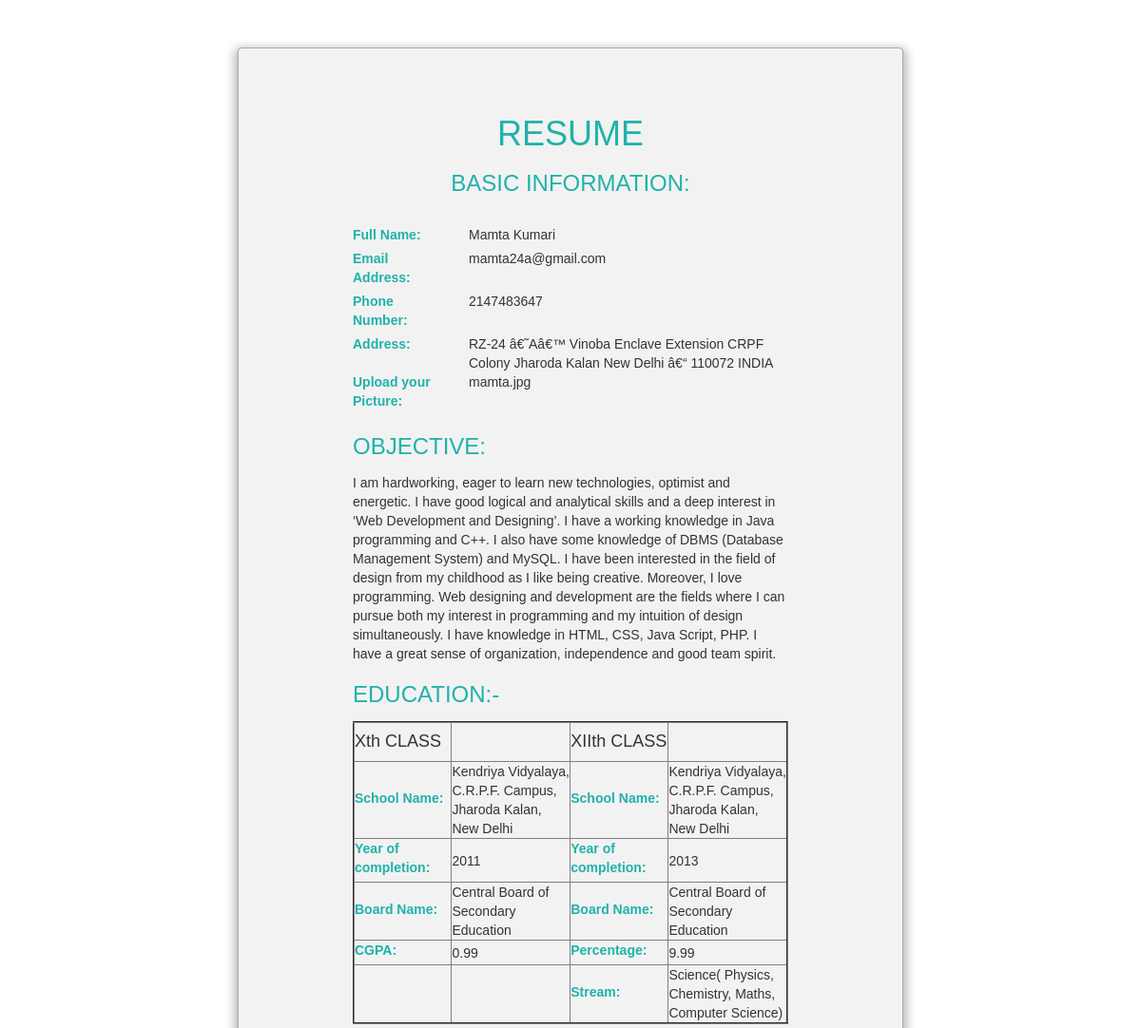
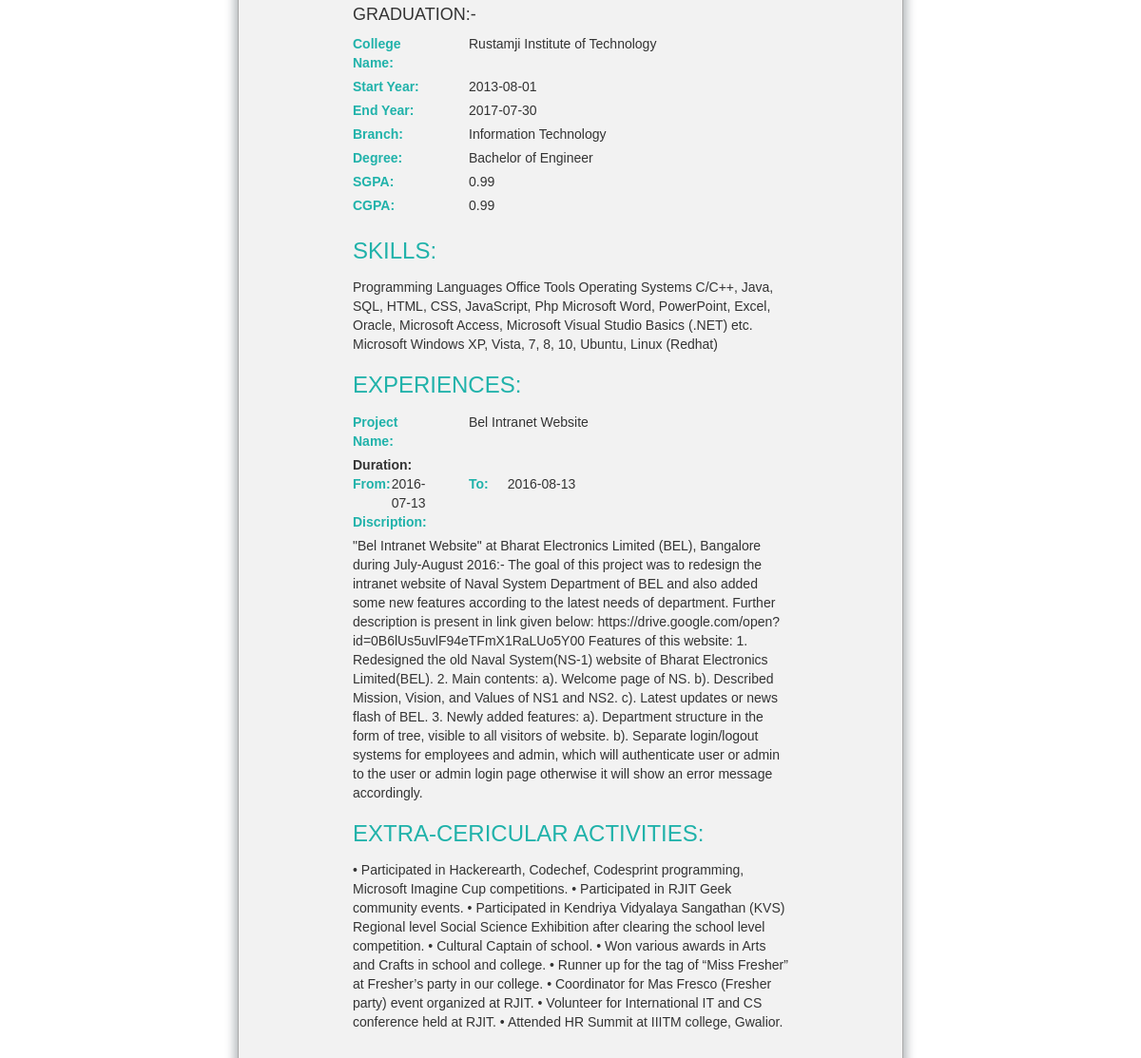
Page /loginmodal/student/resume/resumeout.php (signed in) on the committed database (2 pictures, top to bottom).
### tables this page shows
CREATE TABLE IF NOT EXISTS `rsmtbl2` (
  `name` varchar(20) DEFAULT NULL,
  `email` varchar(50) NOT NULL DEFAULT '',
  `phno` varchar(13) DEFAULT NULL,
  `address` varchar(200) DEFAULT NULL,
  `objc` longblob,
  `sculnm` varchar(100) DEFAULT NULL,
  `yrofcomp` int(11) DEFAULT NULL,
  `bn` varchar(100) DEFAULT NULL,
  `cgpa` float(2,2) DEFAULT NULL,
  `sn` varchar(100) DEFAULT NULL,
  `yoc` int(11) DEFAULT NULL,
  `bn2` varchar(100) DEFAULT NULL,
  `stream` varchar(100) DEFAULT NULL,
  `prcnt` decimal(3,2) DEFAULT NULL,
  `cn` varchar(100) DEFAULT NULL,
  `sy` date DEFAULT NULL,
  `ey` date DEFAULT NULL,
  `branch` varchar(30) DEFAULT NULL,
  `degree` varchar(20) DEFAULT NULL,
  `sgpa` decimal(2,2) DEFAULT NULL,
  `cgpa3` decimal(2,2) DEFAULT NULL,
  `skills` longblob,
  `pn` varchar(20) DEFAULT NULL,
  `frm` date DEFAULT NULL,
  `too` date DEFAULT NULL,
  `disc` longtext,
  `eca` longblob,
  `img` text NOT NULL,
  `backlog` varchar(20) NOT NULL,
  `qualities` varchar(500) NOT NULL
);

### loginmodal/student/resume/resumeout.php (the view, shortened to what this page needs)
<?php
if(!isset($_SESSION['email']))
{
 header("location:login.php");
}
else {
?>
<!DOCTYPE html>
<html lang="en">
  <head>
    <link href="bootstrap.min.css" rel="stylesheet">
    </head>
  <body>
      <div id="outline">
    <?php
        $con=mysql_connect("localhost","root","");
        $sql="SELECT * FROM rsmtbl2 WHERE email='".$_SESSION['email']."'";
        $myData = mysql_query($sql,$con);
		 while($record = mysql_fetch_array($myData)){
             $name = $record['name'];
             $email = $record['email'];
			 $phno = $record['phno'];
		     $address = $record['address'];
			 $objc = $record['objc'];
		     $sculnm = $record['sculnm'];
			 $yrofcomp = $record['yrofcomp'];
		     $bn = $record['bn'];
			 $cgpa = $record['cgpa'];
			 $sn = $record['sn'];
			 $yoc = $record['yoc'];
			 $bn2 = $record['bn2'];
		     $stream = $record['stream'];
		     $prcnt = $record['prcnt'];
			 $cn = $record['cn'];
		     $sy = $record['sy'];
			 $ey = $record['ey'];
		     $branch = $record['branch'];
		     $degree = $record['degree'];
	    	 $sgpa = $record['sgpa'];
			 $skills = $record['skills'];
		     $pn = $record['pn'];
			 $frm = $record['frm'];
		     $too = $record['too'];
		     $disc = $record['disc'];
		     $eca = $record['eca'];
		     $img = $record['img'];
        ?>
       <h1 style="color:lightseagreen" align="center"><br>RESUME</h1>
	    <h3 style="color:lightseagreen" align="center">BASIC INFORMATION:</h3><br>
  <div class="row">
  <div class="col-sm-3"><label>Full Name:</label></div><div class="col-sm-9"><?php echo $name; ?></div>
  </div>
<div class="row">
  <div class="col-sm-3"><label>Email Address:</label></div><div class="col-sm-9"><?php echo $email; ?></div>
  </div><div class="row">
  <div class="col-sm-3"><label>Phone Number:</label></div><div class="col-sm-9"><?php echo $phno; ?></div>
  </div><div class="row">
  <div class="col-sm-3"><label>Address:</label></div><div class="col-sm-9"><?php echo $address; ?></div>
  </div><div class="row">
 <div class="col-sm-3"><label>Upload your Picture:</label></div><div class="col-sm-9"><?php echo $img; ?></div>
  </div>
  <div class="row">
  <div class="col-sm-12"><label style="color:lightseagreen"><h3>OBJECTIVE:</h3></label></div>
  <div class="col-sm-12"><?php echo $objc; ?></div>
  </div>
			<tr><td><label><h3 style="color:lightseagreen">EDUCATION:-</h3></label></td></tr>
		  <table border="2" > <col width="140"><col width="220"><col width="140"><col width="220">
		   <tr><td><h4>Xth CLASS</h4></td><td></td> <td><h4>XIIth CLASS</h4></td><td></td></tr>
		   <tr><td><label>School Name:</label></td><td><?php echo $sculnm; ?><br></td>  <td><label>School Name:</label></td><td><?php echo $sn; ?><br></td></tr>
		   <tr><td><label>Year of completion:</label></td><td><?php echo $yrofcomp;?></td>  <td><label>Year of completion:</label></td><td><?php echo $yoc; ?></td></tr>
           <tr><td><label>Board Name:</label></td><td><?php echo $bn; ?></td><td><label>Board Name:</label></td><td><?php echo $bn2; ?><br></td></tr>
            <tr><td><label>CGPA:</label></td><td><?php echo $cgpa; ?></td>
		   <td> <label>Percentage:</label></td><td><?php echo $prcnt; ?><br></td></tr>
		   <tr><td></td><td></td><td><label>Stream:</label></td><td><?php echo $stream; ?><br> </td></tr></table>
<h4>GRADUATION:-</h4>
<div class="row">
  <div class="col-sm-3"><label>College Name:</label></div><div class="col-sm-9"><?php echo $cn; ?></div>
  </div><div class="row">
  <div class="col-sm-3"><label>Start Year:&ensp;</label></div><div class="col-sm-9"><?php echo $sy; ?>&ensp;</div>
  </div><div class="row">
  <div class="col-sm-3"><label>End Year:</label></div><div class="col-sm-9"><?php echo $ey; ?></div>
  </div><div class="row">
  <div class="col-sm-3"><label>Branch:</label></div><div class="col-sm-9"><?php echo $branch; ?></div>
  </div>
  <div class="row">
  <div class="col-sm-3"><label>Degree: </label></div><div class="col-sm-9"><?php echo $degree; ?>&ensp;</div>
  </div><div class="row">
  <div class="col-sm-3"><label>SGPA:</label></div><div class="col-sm-9"><?php echo $sgpa; ?></div>
  </div><div class="row">
  <div class="col-sm-3"><label>CGPA:</label></div><div class="col-sm-9"><?php echo $cgpa; ?></div>
  </div>
  <div class="row">
  <div class="col-sm-12"><label><h3 style="color:lightseagreen">SKILLS:</h3></label></div>
  <div class="col-sm-12"> <?php echo $skills; ?></div>
  </div>
  <div class="row">
  <div class="col-sm-12"><label><h3 style="color:lightseagreen">EXPERIENCES:</h3></label></div>
  </div>
  <div class="row">
  <div class="col-sm-3"><label>Project Name:</label></div><div class="col-sm-9"><?php echo $pn; ?></div>
  </div><div class="row">
  <div class="col-sm-12"><b>Duration:</b></div>
  </div>
  <div class="row">
  <div class="col-sm-1"><label>From:</label></div><div class="col-sm-2"><?php echo $frm; ?></div>
  <div class="col-sm-1"><label>To:</label></div><div class="col-sm-8"><?php echo $too; ?></div>
  </div>
  <div class="row">
  <div class="col-sm-12"><label>Discription:</label></div>
  <div class="col-sm-12"><?php echo $disc; ?></div>
  </div>
  <div class="row">
  <div class="col-sm-12"><label><h3 style="color:lightseagreen">EXTRA-CERICULAR ACTIVITIES:</h3></label></div>
  <div class="col-sm-12"><?php echo $eca; ?></div>
  </div>
	<?php } ?>
	  </div>
  </body>
</html>
<?php } ?>

### loginmodal/student/resume/resumeout.php (style rules this page uses)
#outline { border:1px solid; border-color:darkgrey; border-radius: 5px; background-color: #f2f2f2; padding: 120px; padding-top: 10px; padding-bottom: 100px; margin:250px; margin-top:50px; margin-bottom:50px; font-family: 'Titillium Web', sans-serif; border-radius: 4px; box-shadow: 0 4px 10px 4px rgba(19, 35, 47, 0.3); }
label { color:lightseagreen }

### rows in the picture
rsmtbl2: name "Mamta Kumari", email "mamta24a@gmail.com", phno "2147483647", address "RZ-24 â€˜Aâ€™ Vinoba Enclave Extension CRPF Colony Jharoda Kalan New Delhi â€“ 110072 INDIA", img "mamta.jpg", objc "I am hardworking, eager to learn new technologies, optimist and energetic. I have good logical and analytical skills and a deep interest in ‘Web Development and Designing’. I have a working knowledge in Java programming and C++. I also have some knowledge of DBMS (Database Management System) and MySQL. I have been interested in the field of design from my childhood as I like being creative. Moreover, I love programming. Web designing and development are the fields where I can pursue both my interest in programming and my intuition of design simultaneously. I have knowledge in HTML, CSS, Java Script, PHP. I have a great sense of organization, independence and good team spirit.", sculnm "Kendriya Vidyalaya, C.R.P.F. Campus, Jharoda Kalan, New Delhi", sn "Kendriya Vidyalaya, C.R.P.F. Campus, Jharoda Kalan, New Delhi", yrofcomp "2011", yoc "2013", bn "Central Board of Secondary Education", bn2 "Central Board of Secondary Education", cgpa "0.99", prcnt "9.99", stream "Science( Physics, Chemistry, Maths, Computer Science)", cn "Rustamji Institute of Technology", sy "2013-08-01", ey "2017-07-30", branch "Information Technology", degree "Bachelor of Engineer", sgpa "0.99", skills "Programming Languages Office Tools Operating Systems C/C++, Java, SQL, HTML, CSS, JavaScript, Php Microsoft Word, PowerPoint, Excel, Oracle, Microsoft Access, Microsoft Visual Studio Basics (.NET) etc. Microsoft Windows XP, Vista, 7, 8, 10, Ubuntu, Linux (Redhat)", pn "Bel Intranet Website", frm "2016-07-13", too "2016-08-13", disc "\"Bel Intranet Website\" at Bharat Electronics Limited (BEL), Bangalore during July-August 2016:- The goal of this project was to redesign the intranet website of Naval System Department of BEL and also added some new features according to the latest needs of department. Further description is present in link given below: https://drive.google.com/open?id=0B6lUs5uvlF94eTFmX1RaLUo5Y00 Features of this website: 1. Redesigned the old Naval System(NS-1) website of Bharat Electronics Limited(BEL). 2. Main contents: a). Welcome page of NS. b). Described Mission, Vision, and Values of NS1 and NS2. c). Latest updates or news flash of BEL. 3. Newly added features: a). Department structure in the form…", eca "• Participated in Hackerearth, Codechef, Codesprint programming, Microsoft Imagine Cup competitions. • Participated in RJIT Geek community events. • Participated in Kendriya Vidyalaya Sangathan (KVS) Regional level Social Science Exhibition after clearing the school level competition. • Cultural Captain of school. • Won various awards in Arts and Crafts in school and college. • Runner up for the tag of “Miss Fresher” at Fresher’s party in our college. • Coordinator for Mas Fresco (Fresher party) event organized at RJIT. • Volunteer for International IT and CS conference held at RJIT. • Attended HR Summit at IIITM college, Gwalior."
